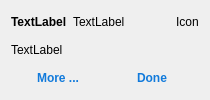
<?xml version="1.0" encoding="UTF-8"?>
<ui version="4.0">
 <class>NotificationElement</class>
 <widget class="QWidget" name="NotificationElement">
  <property name="geometry">
   <rect>
    <x>0</x>
    <y>0</y>
    <width>210</width>
    <height>100</height>
   </rect>
  </property>
  <property name="minimumSize">
   <size>
    <width>210</width>
    <height>91</height>
   </size>
  </property>
  <property name="windowTitle">
   <string>Form</string>
  </property>
  <layout class="QGridLayout" name="gridLayout" columnstretch="1,1,0">
   <item row="0" column="0">
    <widget class="QLabel" name="labelProjectName">
     <property name="sizePolicy">
      <sizepolicy hsizetype="Fixed" vsizetype="Preferred">
       <horstretch>0</horstretch>
       <verstretch>0</verstretch>
      </sizepolicy>
     </property>
     <property name="styleSheet">
      <string notr="true">font-weight: bold</string>
     </property>
     <property name="text">
      <string>TextLabel</string>
     </property>
    </widget>
   </item>
   <item row="0" column="1">
    <widget class="QLabel" name="labelTitle">
     <property name="text">
      <string>TextLabel</string>
     </property>
    </widget>
   </item>
   <item row="0" column="2">
    <widget class="QLabel" name="labelIcon">
     <property name="text">
      <string>Icon</string>
     </property>
    </widget>
   </item>
   <item row="2" column="0" colspan="3">
    <layout class="QHBoxLayout" name="horizontalLayout">
     <property name="spacing">
      <number>0</number>
     </property>
     <item>
      <widget class="QPushButton" name="pushButtonGo">
       <property name="styleSheet">
        <string notr="true">font-weight: bold;color:#117ADB</string>
       </property>
       <property name="text">
        <string>More ...</string>
       </property>
       <property name="flat">
        <bool>true</bool>
       </property>
      </widget>
     </item>
     <item>
      <widget class="QPushButton" name="pushButtonDone">
       <property name="styleSheet">
        <string notr="true">font-weight: bold;color:#117ADB</string>
       </property>
       <property name="text">
        <string>Done</string>
       </property>
       <property name="icon">
        <iconset resource="../icons.qrc">
         <normaloff>:/png/icons/tick.png</normaloff>:/png/icons/tick.png</iconset>
       </property>
       <property name="flat">
        <bool>true</bool>
       </property>
      </widget>
     </item>
    </layout>
   </item>
   <item row="1" column="0" colspan="3">
    <widget class="QLabel" name="labelText">
     <property name="text">
      <string>TextLabel</string>
     </property>
    </widget>
   </item>
  </layout>
 </widget>
 <resources>
  <include location="../icons.qrc"/>
 </resources>
 <connections/>
</ui>
